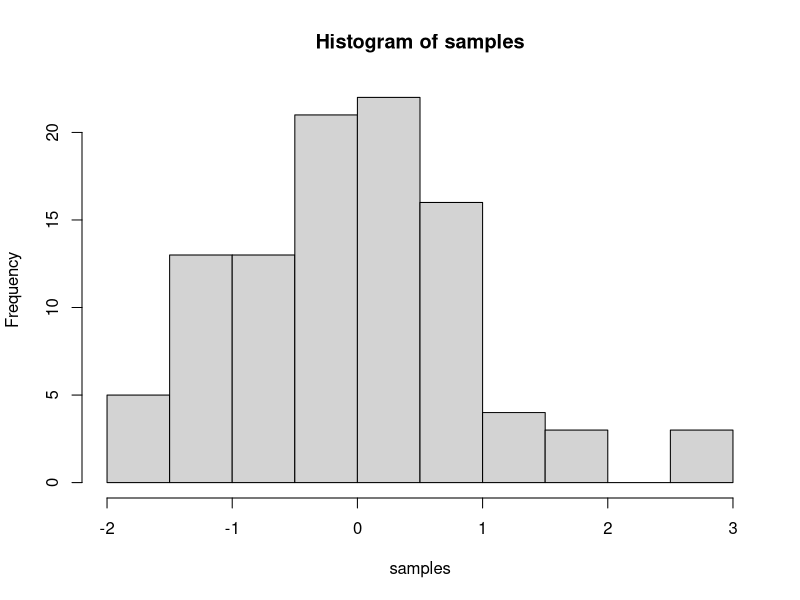
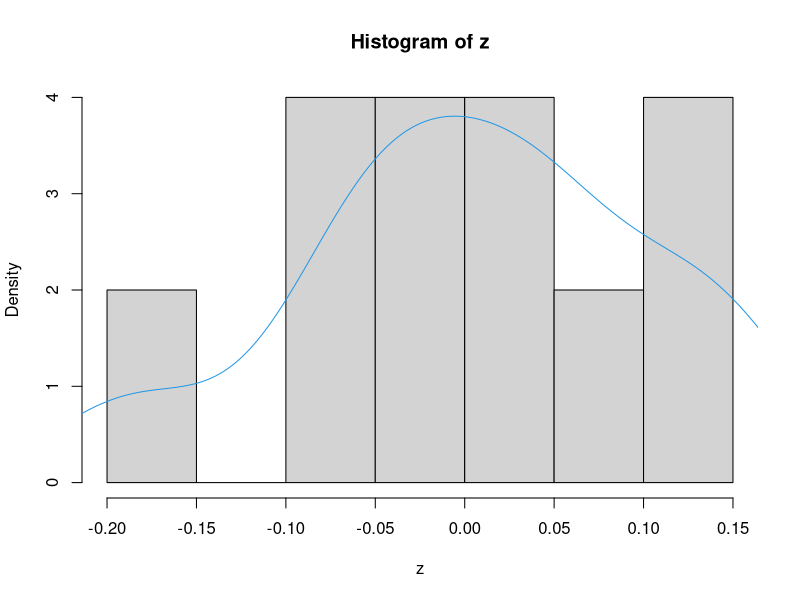

These figures' R source, in order:
## ---- chunk 1
knitr::opts_chunk$set(message=FALSE,warning=FALSE, cache=TRUE)
## ---- chunk 2
15+20
12*12 # * is multiplication sign.
126/3 # / is division sign.
(2+5+4)/5
## ---- chunk 3
samples <- rnorm(100, mean=0, sd=1)
hist(samples)
## ---- chunk 4
1+2
2*5
5/3
(1+6+4)/5

## ---- chunk 5
a<-1
b<-2
a+b

d<-c(1,2,3)
e<-c(5,6,7)
d+e
d*e
d/e

## ---- chunk 6
# for loop solution
# i becomes the number 1 to 100 at each step of the loop


a <- length(100) # make empty variable, set length to 100
for (i in 1:100){
  a[i] <-i #assigns the number in i, to the ith index of a
}

print(a)

# for loop solution #2

a<-c() #create empty variable using combine command
for (i in 1:100){
  a<-c(a,i) # keeps combining a with itself and the new number in i
}
print(a)

# seq solution
a <- seq(1,100,1) # look up help for seq using ?seq() in console
print(a)

## ---- chunk 7
z<-rnorm(10,0,0.1)
hist(z,probability=TRUE)
lines(density(z),col=4)
(z+5)
summary(z) ### Give summary of the distribution
## ---- chunk 8
### It is true and I checked it for Bernoulli likelihood and
### normal prior distribution with variance=1. Albumin has 0 and 1.

Laplacealbumin<-function(y,E0,tol=1E-5,n=20)
{#MF 04/10/18
  z0<-E0
  d<-1
  for (i in 1:n)
  {if (abs(d)>tol)
  {ez<-exp(z0)
  pz<-ez/(1+ez)
  f<-y-(z0-E0)-pz
  fd<--(1+pz*(1-pz))
  d<-f/fd
  z0<-z0-d
  }
  }
  mean<-z0
  var<- -1/fd
  return(list(E1=mean,V1=var))
}

Laplacealbumin(y=1,E0=0,tol=1E-5,n=20)
## ---- chunk 9
## Simple function to find the mean and the variance for 
## set of data.

f<-function(x,n)
{
  xbar<-mean(x)
  n<-length(x)
  ss<-sum((x-xbar)^2)
  v<-ss/(n-1)
  return(list(xbar=xbar,v=v))
}

x<-c(1:3)
f(x,n)
mean(x);var(x)
